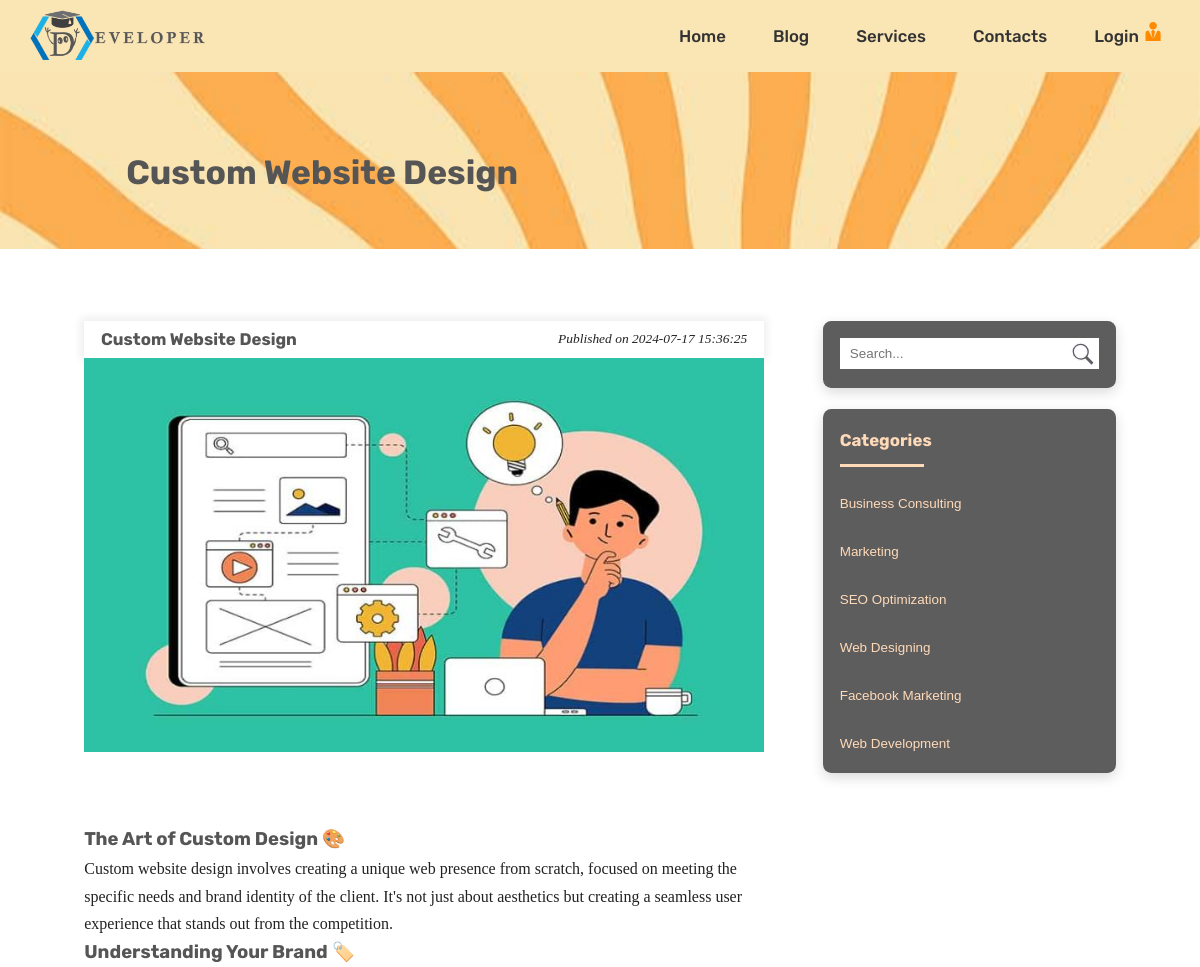
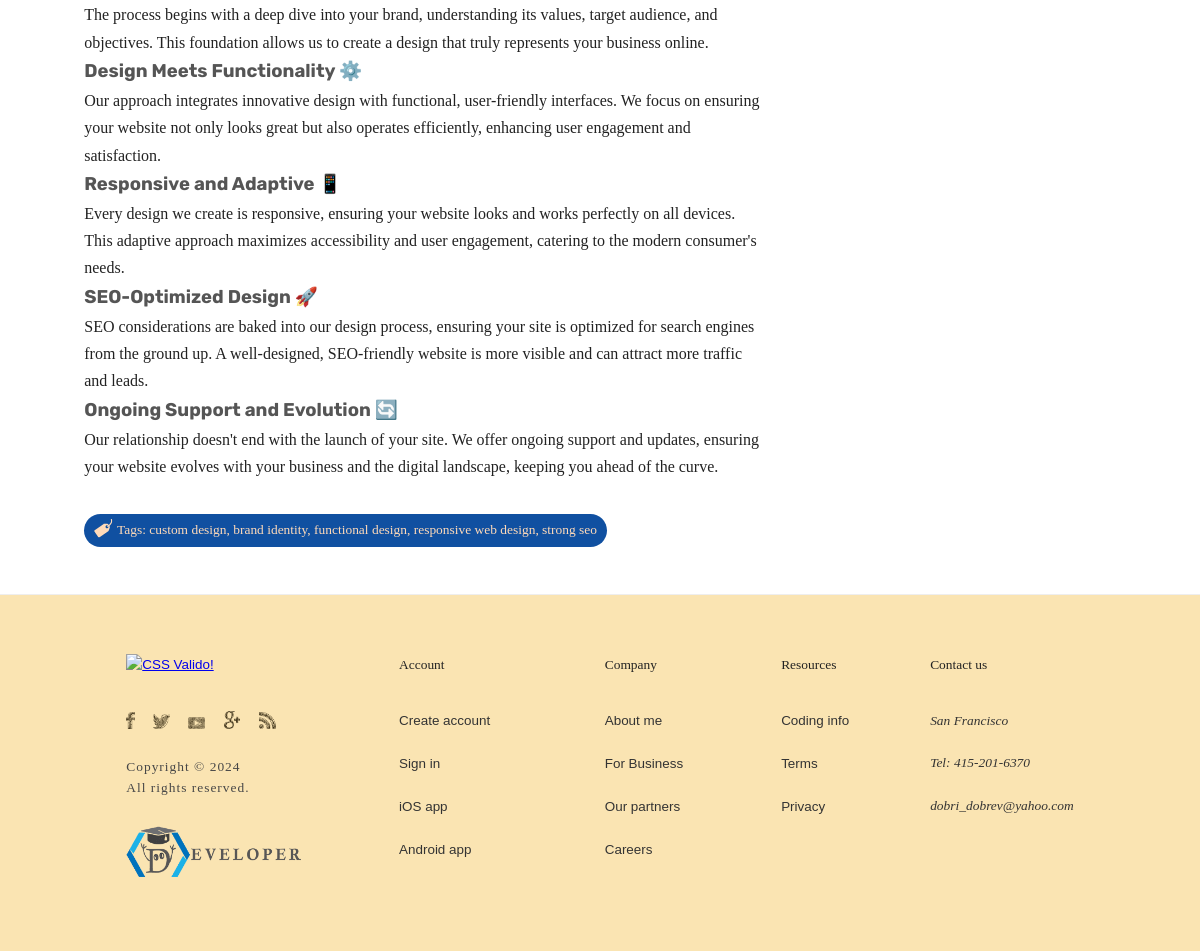
Screenshot of /work.php?id=23 with the database file from the repository (2 pictures, top to bottom).
### tables this page shows
CREATE TABLE `pages` (
  `id` int(11) NOT NULL,
  `page_title` varchar(32) NOT NULL,
  `page_url` varchar(32) NOT NULL
);

CREATE TABLE `services` (
  `id` int(3) NOT NULL,
  `title` varchar(64) NOT NULL,
  `description` varchar(180) NOT NULL,
  `content` text NOT NULL,
  `tags` varchar(84) NOT NULL,
  `published_at` timestamp NOT NULL DEFAULT current_timestamp() ON UPDATE current_timestamp(),
  `imageurl` varchar(128) NOT NULL,
  `views` int(11) NOT NULL DEFAULT 0
);

CREATE TABLE `categories` (
  `cat_id` int(3) NOT NULL,
  `cat_title` varchar(64) NOT NULL
);

### includes/functions.php (called while the page is built, shortened)
<?php
function pageMetaData($title, $description, $keywords)
{
    $headTitle = $pageTitle = $title;
}
function fetchData($con_db, $tableName, $condition = '', $orderBy = '', $limit = '')
{
    $sql = "SELECT * FROM $tableName";
    $query = mysqli_query($con_db, $sql);
    return mysqli_fetch_all($query, MYSQLI_ASSOC);
}

### work.php (the view, shortened to what this page needs)
<?php
require "includes/mysql-database.php";
require "includes/functions.php";
$pageTitle = $pageDescription = $serviceImage = $serviceContent =
    $serviceTags = $headTitle = $headDescription = "";
if (isset($_GET["id"])) {
    $serviceId = (int)$_GET["id"];
    $viewsSql = "UPDATE services SET views = views + 1 WHERE id = $serviceId";
    $viewsQuery = mysqli_query($con_db, $viewsSql);
    if (!errorsQuery($viewsQuery)) {
        $sql = "SELECT * FROM services WHERE id = $serviceId";
        $serviceQuery = mysqli_query($con_db, $sql);
    }
    if (!errorsQuery($serviceQuery)) {
        $serviceId = mysqli_fetch_assoc($serviceQuery);
        if ($serviceId) {
            $serviceTags = $serviceId["tags"];
            $serviceDate = $serviceId["published_at"];
            $serviceImage = $serviceId['imageurl'];
            $serviceContent = $serviceId['content'];
        }
    }
}
require "includes/header.php";
?>
<section class="primary-section">
    <div class="container">
        <h1 class="primary-heading"><?= $pageTitle ?></h1>
    </div>
</section>
<div class="page-section">
    <div class="page-container">
        <div class="grid-page">
            <article class="article">
                <?php if (isset($serviceId) && $serviceId != null) : ?>
                    <div class="breadcrumb">
                        <div class="breadcrumb__heading">
                            <h2 class="fourth-heading"><?= $pageTitle ?></h2>
                        </div>
                        <div>
                            <p class="paragraph"><i>Published on <?= $serviceDate ?></i></p>
                        </div>
                    </div>
                    <img src="uploads/<?= $serviceImage ?>" alt="<?= $pageTitle ?>" title="<?= $pageTitle ?>" class="article__image">
                    <p class="paragraph"><?= $serviceContent ?></p>
                    <div class=" tags">
                        <svg class="tags__icon">
                            <use href="/mysite-mysql/assets/back-icons/symbol-tags.svg#icon-price-tag"></use>
                        </svg>
                        <p class="tags__label"> Tags: <?= $serviceTags ?></p>
                    </div>
                <?php else : ?>
                    <?= header("Location: services.php"); ?>
                <?php endif; ?>
            </article>
            <?php
            require "includes/sidebar.php";
            ?>
        </div>
    </div>
</div>
<?php
require "includes/footer.php";
?>

### includes/header.php (shortened to what this page needs)
<?php
require_once "mysql-database.php";
require_once "functions.php";
$pages = fetchData($con_db, 'pages', $condition = '', $orderBy = '', $limit = '');
$activeClass = "navigation__link--active";
$currentPage = basename($_SERVER['REQUEST_URI']);
?>
<!DOCTYPE html>
<html lang="en">
<head>
    <link rel="stylesheet" href="./sass/style.min.css">
</head>
<body>
    <header class="primary-header">
        <div class="navigation flex-system space-between flex-ver-center sticky">
            <a href="#" title="logo" aria-label="logo"><img src="./img/logo.png" alt="logo" title="website logo" class="mylogo"></a>
            <label for="hamburger-menu" class="navigation__button">
                <span class="navigation__icon">&nbsp;</span>
            </label>
            <div class="navigation__background">&nbsp;</div>
            <nav class="navigation__main-nav">
                <ul class="navigation__list">
                    <?php foreach ($pages as $menu) :
                        $isActive = basename($menu['page_url']) === $currentPage ? $activeClass  : '';
                    ?>
                        <li class="navigation__item">
                            <a href="<?= $menu['page_url'] ?>" class="navigation__link <?= $isActive ?>" title="<?= $menu['page_title'] ?>" aria-label="<?= $menu['page_title'] ?>">
                                <?= $menu['page_title'] ?>
                            </a>
                        </li>
                    <?php endforeach; ?>
                    <?php if (!isset($_SESSION["username"])) : ?>
                        <li class="navigation__item">
                            <a href="login.php" class="navigation__link <?= ($currentPage == 'login.php') ? $activeClass : '' ?>" title="login" aria-label="login">
                                Login
                                <svg class="login-icon">
                                    <use href="/mysite-mysql/assets/front-icons/symbol-defs.svg#icon-user-tie"></use>
                                </svg>
                            </a>
                        </li>
                    <?php endif; ?>
                </ul>
            </nav>
        </div>
    </header>
    <main>

### includes/sidebar.php
<?php
$categories = fetchData($con_db, 'categories');
?>
<aside class="right-sidebar">
    <div class="widget widget--peach-color">
        <form action="search.php" class="widget__search" method="post">
            <input type="search" name="search" id="search" class="widget__search-input" placeholder="Search...">
            <button class="widget__search-button" type="submit" name="submit">
                <svg class="widget__search-icon-magnifying-glass">
                    <use href="./assets/front-icons/symbol-defs.svg#icon-magnifying-glass"></use>
                </svg>
            </button>
        </form>
    </div>
    <div class="widget widget--peach-color">
        <h3 class="fourth-heading">Categories</h3>
        <div class="widget__categories">
            <ul class="widget__categories-list">
                <?php foreach ($categories as $category) : ?>
                    <li class="widget__categories-items">
                        <a href="./categories.php?id=<?= $category["cat_id"]; ?>" class="widget__categories-link" aria-label="<?= $category["cat_title"]; ?>" title="<?= $category["cat_title"]; ?>">
                            <?= $category["cat_title"]; ?>
                        </a>
                    </li>
                <?php endforeach; ?>
            </ul>
        </div>
    </div>
</aside>

### rows the page displays
pages: page_title "Home"
pages: page_title "Blog"
pages: page_title "Services"
pages: page_title "Contacts"
services: title "Custom Website Design", published_at "2024-07-17 15:36:25", imageurl (picture), content "The Art of Custom Design 🎨 Custom website design involves creating a unique web presence from scratch, focused on meeting the specific needs and brand identity of the client. It's not just about aesthetics but creating a seamless user experience that stands out from the competition. Understanding Your Brand 🏷️ The process begins with a deep dive into your brand, understanding its values, target audience, and objectives. This foundation allows us to create a design that truly represents your business online. Design Meets Functionality ⚙️ Our approach integrates innovative design with functional, user-friendly interfaces. We focus on ensuring your website not only looks great but also…", tags "custom design, brand identity, functional design, responsive web design, strong seo"
categories: cat_title "Business Consulting"
categories: cat_title "Marketing"
categories: cat_title "SEO Optimization"
categories: cat_title "Web Designing"
categories: cat_title "Facebook Marketing"
categories: cat_title "Web Development"
